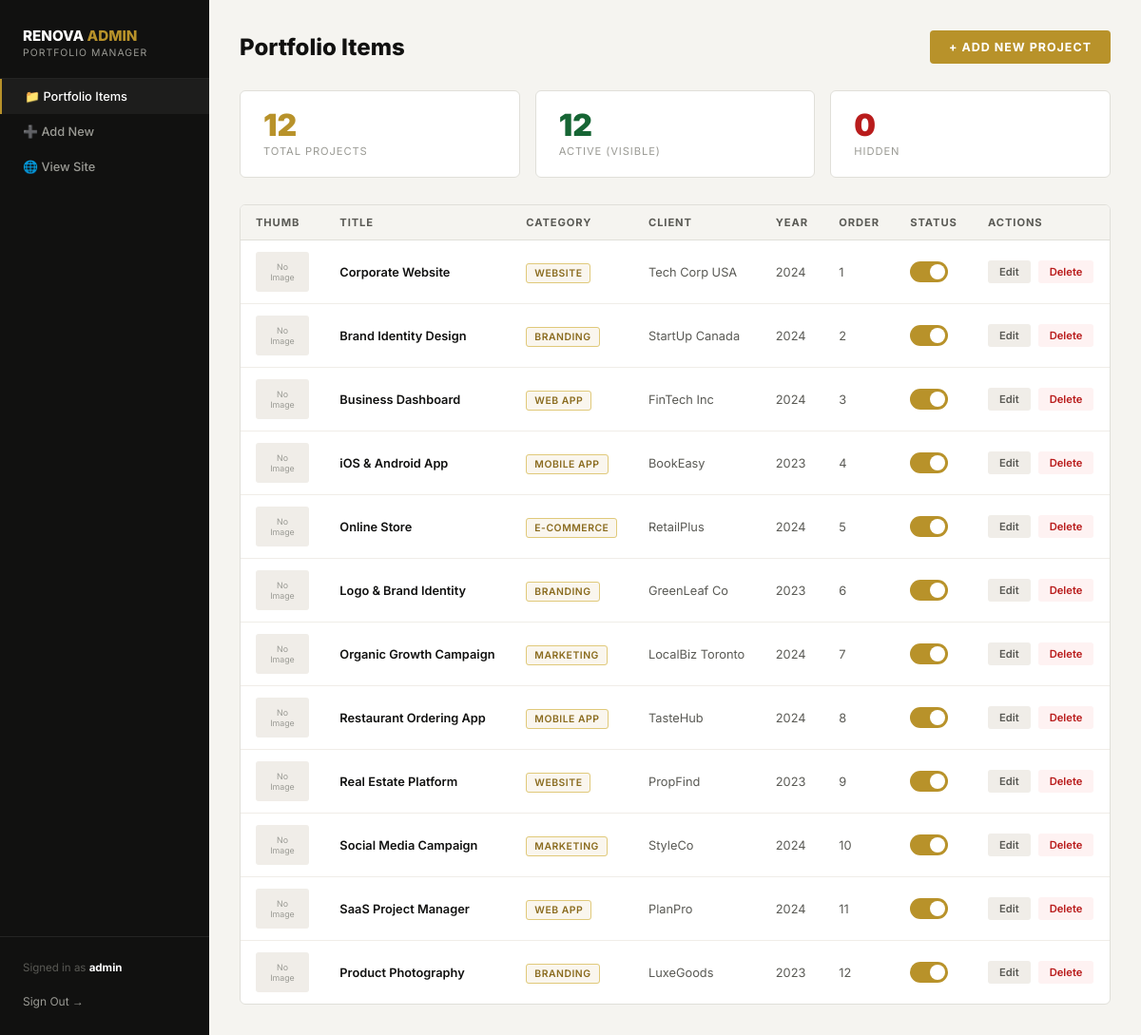
/admin/index.php (signed in), run on the app's committed database.
### tables this page shows
CREATE TABLE IF NOT EXISTS portfolio_items (
  id          INT AUTO_INCREMENT PRIMARY KEY,
  title       VARCHAR(255)    NOT NULL,
  category    VARCHAR(50)     NOT NULL,
  description TEXT,
  image       VARCHAR(500)    DEFAULT NULL,
  client      VARCHAR(255)    DEFAULT NULL,
  year        YEAR            DEFAULT NULL,
  tags        VARCHAR(500)    DEFAULT NULL,
  status      TINYINT(1)      NOT NULL DEFAULT 1,
  sort_order  INT             NOT NULL DEFAULT 0,
  created_at  TIMESTAMP       DEFAULT CURRENT_TIMESTAMP,
  updated_at  TIMESTAMP       DEFAULT CURRENT_TIMESTAMP ON UPDATE CURRENT_TIMESTAMP
);

### admin/index.php (the view, shortened to what this page needs)
<?php
require_once '../db.php';
$items = $pdo->query("SELECT * FROM portfolio_items ORDER BY sort_order ASC, id ASC")->fetchAll();
$total   = count($items);
$active  = count(array_filter($items, fn($i) => $i['status'] == 1));
$inactive = $total - $active;
$cat_labels = [
    'website'=>'Website','branding'=>'Branding','mobile'=>'Mobile App',
    'webapp'=>'Web App','ecommerce'=>'E-Commerce','marketing'=>'Marketing',
];
?>
<!doctype html>
<html lang="en">
<head>
</head>
<body>
<div class="sidebar">
  <div class="sidebar-logo">
    <div class="name">RENOVA <span>ADMIN</span></div>
    <div class="sub">Portfolio Manager</div>
  </div>
  <nav>
    <a href="index.php" class="active">📁 Portfolio Items</a>
    <a href="add.php">➕ Add New</a>
    <a href="../portfolio.php" target="_blank">🌐 View Site</a>
  </nav>
  <div class="sidebar-bottom">
    <span style="font-size:.72rem;color:#5a5a55;">Signed in as <strong style="color:#fff;"><?= htmlspecialchars($_SESSION['admin_user']) ?></strong></span><br><br>
    <a href="logout.php">Sign Out →</a>
  </div>
</div>
<div class="main">
  <div class="page-header">
    <div class="page-title">Portfolio Items</div>
    <a href="add.php" class="btn-add">+ Add New Project</a>
  </div>
  <div class="stats">
    <div class="stat-card"><div class="num"><?= $total ?></div><div class="lbl">Total Projects</div></div>
    <div class="stat-card"><div class="num" style="color:#166534;"><?= $active ?></div><div class="lbl">Active (Visible)</div></div>
    <div class="stat-card"><div class="num" style="color:#b91c1c;"><?= $inactive ?></div><div class="lbl">Hidden</div></div>
  </div>
  <div class="table-wrap">
    <?php if (empty($items)): ?>
      <div class="empty">No portfolio items yet. <a href="add.php" style="color:#b8922a;">Add your first project →</a></div>
    <?php else: ?>
    <table>
      <thead>
        <tr>
          <th>Thumb</th>
          <th>Title</th>
          <th>Category</th>
          <th>Client</th>
          <th>Year</th>
          <th>Order</th>
          <th>Status</th>
          <th>Actions</th>
        </tr>
      </thead>
      <tbody>
        <?php foreach ($items as $item): ?>
        <tr>
          <td>
            <?php if ($item['image']): ?>
              <img class="thumb-sm" src="uploads/<?= htmlspecialchars($item['image']) ?>" alt="">
            <?php else: ?>
              <div class="thumb-placeholder">No<br>Image</div>
            <?php endif; ?>
          </td>
          <td class="title"><?= htmlspecialchars($item['title']) ?></td>
          <td><span class="cat-badge"><?= htmlspecialchars($cat_labels[$item['category']] ?? $item['category']) ?></span></td>
          <td><?= htmlspecialchars($item['client'] ?? '—') ?></td>
          <td><?= htmlspecialchars($item['year'] ?? '—') ?></td>
          <td><?= (int)$item['sort_order'] ?></td>
          <td>
            <a href="index.php?toggle=<?= $item['id'] ?>" title="Click to toggle">
              <label class="toggle-switch" onclick="return false;">
                <span class="slider"></span>
              </label>
            </a>
          </td>
          <td>
            <div class="actions">
              <a href="edit.php?id=<?= $item['id'] ?>" class="btn-sm btn-edit">Edit</a>
              <a href="index.php?delete=<?= $item['id'] ?>" class="btn-sm btn-del" onclick="return confirm('Delete this project?')">Delete</a>
            </div>
          </td>
        </tr>
        <?php endforeach; ?>
      </tbody>
    </table>
    <?php endif; ?>
  </div>
</div>
</body>
</html>

### admin/index.php (style rules this page uses)
*, *::before, *::after { box-sizing:border-box; margin:0; padding:0; }
body { font-family:'Inter',sans-serif; background:#f5f4f0; color:#111110; min-height:100vh; }
.sidebar { position:fixed; left:0; top:0; bottom:0; width:220px; background:#111110; display:flex; flex-direction:column; z-index:100; }
.sidebar-logo { padding:28px 24px 20px; border-bottom:1px solid rgba(255,255,255,.08); }
.sidebar-logo .name { font-size:.95rem; font-weight:800; color:#fff; }
.sidebar-logo .name span { color:#b8922a; }
.sidebar-logo .sub { font-size:.65rem; color:#9a9a94; text-transform:uppercase; letter-spacing:.1em; margin-top:2px; }
nav a { display:flex; align-items:center; gap:10px; padding:11px 24px; font-size:.8rem; font-weight:500; color:#9a9a94; text-decoration:none; transition:all .2s; }
nav a:hover, nav a.active { color:#fff; background:rgba(255,255,255,.05); border-left:2px solid #b8922a; }
.sidebar-bottom { margin-top:auto; padding:20px 24px; border-top:1px solid rgba(255,255,255,.08); }
.sidebar-bottom a { font-size:.75rem; color:#9a9a94; text-decoration:none; display:block; margin-bottom:8px; }
.main { margin-left:220px; padding:32px; min-height:100vh; }
.page-header { display:flex; align-items:center; justify-content:space-between; margin-bottom:28px; }
.page-title { font-size:1.5rem; font-weight:800; }
.btn-add { background:#b8922a; color:#fff; padding:10px 20px; border-radius:4px; text-decoration:none; font-size:.78rem; font-weight:700; text-transform:uppercase; letter-spacing:.08em; }
.stats { display:grid; grid-template-columns:repeat(3,1fr); gap:16px; margin-bottom:28px; }
.stat-card { background:#fff; border:1px solid #e0dfd9; border-radius:6px; padding:20px 24px; }
.stat-card .num { font-size:2rem; font-weight:900; color:#b8922a; line-height:1; }
.stat-card .lbl { font-size:.7rem; color:#9a9a94; text-transform:uppercase; letter-spacing:.08em; margin-top:4px; }
.table-wrap { background:#fff; border:1px solid #e0dfd9; border-radius:6px; overflow:hidden; }
table { width:100%; border-collapse:collapse; }
thead th { background:#f5f4f0; padding:11px 16px; text-align:left; font-size:.7rem; font-weight:700; text-transform:uppercase; letter-spacing:.08em; color:#5a5a55; border-bottom:1px solid #e0dfd9; }
tbody tr { border-bottom:1px solid #f0ede8; }
tbody tr:last-child { border-bottom:none; }
td { padding:12px 16px; font-size:.8rem; color:#5a5a55; vertical-align:middle; }
td.title { font-weight:600; color:#111110; }
.thumb-placeholder { width:56px; height:42px; border-radius:3px; background:#f0ede8; display:inline-flex; align-items:center; justify-content:center; font-size:.55rem; color:#9a9a94; text-align:center; }
.cat-badge { background:#faf6ee; color:#8a6b1e; border:1px solid #e0c97a; padding:3px 8px; border-radius:3px; font-size:.65rem; font-weight:600; text-transform:uppercase; letter-spacing:.05em; }
.actions { display:flex; align-items:center; gap:8px; }
.btn-sm { padding:5px 12px; border-radius:3px; font-size:.7rem; font-weight:600; text-decoration:none; cursor:pointer; border:none; }
.btn-edit { background:#f0ede8; color:#5a5a55; }
.btn-del { background:#fef2f2; color:#b91c1c; }
.toggle-switch { position:relative; display:inline-block; width:40px; height:22px; }
.slider { position:absolute; inset:0; background:#e0dfd9; border-radius:22px; cursor:pointer; transition:.3s; }
.slider:before { content:''; position:absolute; height:16px; width:16px; left:3px; bottom:3px; background:#fff; border-radius:50%; transition:.3s; }
input:checked + .slider { background:#b8922a; }
input:checked + .slider:before { transform:translateX(18px); }

### data on the page
portfolio_items: shows "No", title "Corporate Website", category "WEBSITE", client "Tech Corp USA", year "2024", sort_order "1"
portfolio_items: shows "No", title "Brand Identity Design", category "BRANDING", client "StartUp Canada", year "2024", sort_order "2"
portfolio_items: shows "No", title "Business Dashboard", category "WEB APP", client "FinTech Inc", year "2024", sort_order "3"
portfolio_items: shows "No", title "iOS & Android App", category "MOBILE APP", client "BookEasy", year "2023", sort_order "4"
portfolio_items: shows "No", title "Online Store", category "E-COMMERCE", client "RetailPlus", year "2024", sort_order "5"
portfolio_items: shows "No", title "Logo & Brand Identity", category "BRANDING", client "GreenLeaf Co", year "2023", sort_order "6"
portfolio_items: shows "No", title "Organic Growth Campaign", category "MARKETING", client "LocalBiz Toronto", year "2024", sort_order "7"
portfolio_items: shows "No", title "Restaurant Ordering App", category "MOBILE APP", client "TasteHub", year "2024", sort_order "8"
portfolio_items: shows "No", title "Real Estate Platform", category "WEBSITE", client "PropFind", year "2023", sort_order "9"
portfolio_items: shows "No", title "Social Media Campaign", category "MARKETING", client "StyleCo", year "2024", sort_order "10"
portfolio_items: shows "No", title "SaaS Project Manager", category "WEB APP", client "PlanPro", year "2024", sort_order "11"
portfolio_items: shows "No", title "Product Photography", category "BRANDING", client "LuxeGoods", year "2023", sort_order "12"

### other printed values
$_SESSION['admin_user'] "admin"
$total "12"
$active "12"
$inactive "0"
